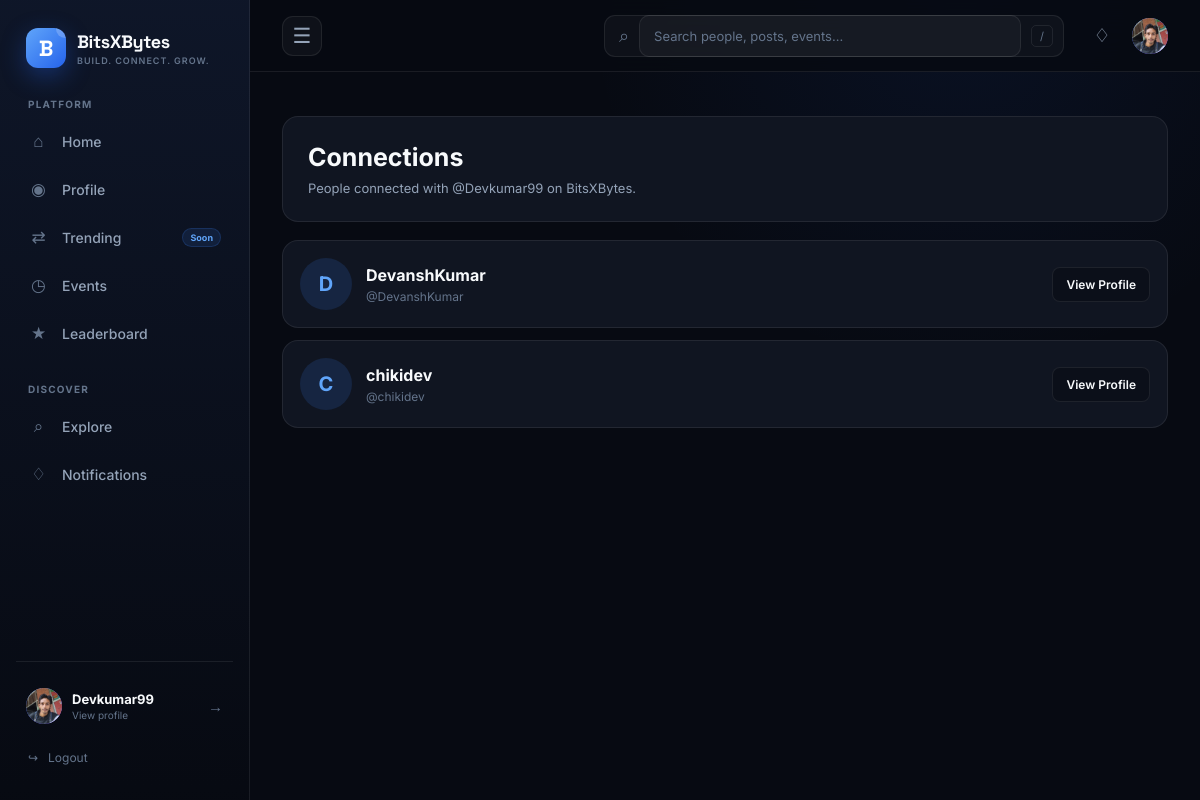
/profile/u/Devkumar99/connections/ (signed in), run on the app's committed database.
### users/models.py (models this page shows, shortened)
class User(AbstractUser):
    email = models.EmailField(unique=True)

### profiles/models.py (models this page shows, shortened)
class Profile(models.Model):
    user = models.OneToOneField(
        settings.AUTH_USER_MODEL,
        on_delete=models.CASCADE,
        related_name='profile'
    )
    avatar = models.ImageField(
        upload_to='avatars/',
        blank=True,
        null=True
    )
    bio = models.TextField(
        max_length=500,
        blank=True
    )
    college = models.CharField(
        max_length=150,
        blank=True
    )
    course = models.CharField(
        max_length=100,
        blank=True
    )
    year = models.PositiveSmallIntegerField(
        blank=True,
        null=True
    )
    skills = models.CharField(
        max_length=500,
        blank=True
    )
    interests = models.CharField(
        max_length=500,
        blank=True
    )
    github = models.URLField(
        blank=True
    )
    linkedin = models.URLField(
        blank=True
    )
    created_at = models.DateTimeField(
        auto_now_add=True
    )
    updated_at = models.DateTimeField(
        auto_now=True
    )

### profiles/views.py (the view)
# urls.py: path("u/<str:username>/connections/", connections_list, name="connections_list"),
def connections_list(request, username):
    profile_user = get_object_or_404(User, username=username)
    connections = User.objects.filter(
        Q(
            handshakes_received__sender=profile_user,
            handshakes_received__status=Handshake.Status.ACCEPTED,
        )
        | Q(
            handshakes_sent__receiver=profile_user,
            handshakes_sent__status=Handshake.Status.ACCEPTED,
        )
    ).exclude(
        id=profile_user.id
    ).distinct().order_by("username")
    return render(
        request,
        "profiles/connections_list.html",
        {
            "profile_user": profile_user,
            "connections": connections,
        },
    )

### templates/profiles/connections_list.html (shortened to what this page needs)
{% extends "base.html" %}
{% block content %}
<div class="people-page">
    <div class="people-header">
        <h1>Connections</h1>
        <p>People connected with @{{ profile_user.username }} on BitsXBytes.</p>
    </div>
    <div class="people-list">
        {% for person in connections %}
            <article class="person-card">
                {% if person.profile.avatar %}
                    <img class="person-avatar" src="{{ person.profile.avatar.url }}" alt="{{ person.username }}">
                {% else %}
                    <div class="person-avatar person-placeholder">
                        {{ person.username|first|upper }}
                    </div>
                {% endif %}
                <div class="person-info">
                    <a class="person-link person-name" href="{% url 'public_profile' person.username %}">
                        {{ person.get_full_name|default:person.username }}
                    </a>
                    <div class="person-username">@{{ person.username }}</div>
                </div>
                <a class="person-action" href="{% url 'public_profile' person.username %}">
                    View Profile
                </a>
            </article>
        {% empty %}
            <div class="people-empty">
                <h3>No connections yet</h3>
                <p>Accepted collaboration requests will appear here.</p>
            </div>
        {% endfor %}
    </div>
</div>
{% endblock %}

### templates/base.html (shortened to what this page needs)
{% load static %}
<!DOCTYPE html>
<html lang="en">
<head>
</head>
<body>
<div class="app-shell">
    <aside class="sidebar" id="bxb-sidebar">
        <a
            href="{% url 'feed' %}"
            class="brand"
        >
            <div class="brand-mark">
                <span>
                    B
                </span>
            </div>
            <div class="brand-text">
                <span class="brand-name">
                    BitsXBytes
                </span>
                <span class="brand-tagline">
                    Build. Connect. Grow.
                </span>
            </div>
        </a>
        <nav class="sidebar-nav">
            <div class="nav-section">
                <span class="nav-section-title">
                    PLATFORM
                </span>
                <a
                    href="{% url 'feed' %}"
                    class="
                        nav-item
                    "
                >
                    <span class="nav-item-icon">
                        ⌂
                    </span>
                    <span class="nav-item-label">
                        Home
                    </span>
                </a>
                {% if user.is_authenticated %}
                <a
                    href="{% url 'my_profile' %}"
                    class="
                        nav-item
                    "
                >
                    <span class="nav-item-icon">
                        ◉
                    </span>
                    <span class="nav-item-label">
                        Profile
                    </span>
                </a>
                {% endif %}
                <a
                    href="#"
                    class="nav-item"
                >
                    <span class="nav-item-icon">
                        ⇄
                    </span>
                    <span class="nav-item-label">
                        Trending
                    </span>
                    <span class="nav-badge">
                        Soon
                    </span>
                </a>
<a
    href="/events/"
    class="
        nav-item
    "
>
    <span class="nav-item-icon">
        ◷
    </span>
    <span class="nav-item-label">
        Events
    </span>
</a>
                <a
                    href="#"
                    class="nav-item"
                >
                    <span class="nav-item-icon">
                        ★
                    </span>
                    <span class="nav-item-label">
                        Leaderboard
                    </span>
                </a>
            </div>
            <div class="nav-section">
                <span class="nav-section-title">
                    DISCOVER
                </span>
                <a
                    href="#"
                    class="nav-item"
                >
                    <span class="nav-item-icon">
                        ⌕
                    </span>
                    <span class="nav-item-label">
                        Explore
                    </span>
                </a>
                {% if user.is_authenticated %}
                <a
                    href="{% url 'notification_list' %}"
                    class="
                        nav-item
                    "
                >
                    <span class="nav-item-icon">
                        ♢
                    </span>
                    <span class="nav-item-label">
                        Notifications
                    </span>
                </a>
                {% endif %}
            </div>
        </nav>
        <div class="sidebar-bottom">
            {% if user.is_authenticated %}
            <a
                href="{% url 'my_profile' %}"
                class="sidebar-user"
            >
                <div class="avatar avatar-small">
                    {% if user.profile.avatar %}
                        <img
                            src="{{ user.profile.avatar.url }}"
                            alt="{{ user.username }}"
                        >
                    {% else %}
                        <span>
                            {{ user.username|first|upper }}
                        </span>
                    {% endif %}
                </div>
                <div class="sidebar-user-info">
                    <strong>
                        {{ user.username }}
                    </strong>
                    <span>
                        View profile
                    </span>
                </div>
                <span class="sidebar-user-arrow">
                    →
                </span>
            </a>
            <a
                href="{% url 'logout' %}"
                class="logout-link"
            >
                <span>
                    ↪
                </span>
                <span class="logout-label">Logout</span>
            </a>
            {% endif %}
        </div>
    </aside>
    <div class="main-area">
        <header class="topbar">
            <div class="topbar-leading">
                <button
                    type="button"
                    class="sidebar-toggle desktop-sidebar-toggle"
                    id="sidebar-toggle"
                    aria-label="Collapse sidebar"
                    aria-controls="bxb-sidebar"
                    aria-expanded="true"
                    title="Collapse sidebar"
                >
                    <span aria-hidden="true">☰</span>
                </button>
            </div>
            <form
                class="topbar-search"
                action="{% url 'search' %}"
                method="get"
                autocomplete="off"
            >
                <span class="search-icon">
                    ⌕
                </span>
                <input
                    type="text"
                    name="q"
                    placeholder="Search people, posts, events..."
                    id="global-search-input"
                    autocomplete="off"
                    aria-label="Search BitsXBytes"
                    aria-expanded="false"
                    aria-controls="search-suggestions"
                >
                <span class="search-shortcut">
                    /
                </span>
            </form>
            <div class="topbar-actions">
                {% if user.is_authenticated %}
                <a
                    href="{% url 'notification_list' %}"
                    class="
                        topbar-icon-button
                        topbar-notification-link
                    "
                    title="Notifications"
                    aria-label="Notifications"
                >
                    ♢
                </a>
                <a
                    href="{% url 'my_profile' %}"
                    class="topbar-profile"
                    title="Profile"
                >
                    <div class="avatar avatar-small">
                        {% if user.profile.avatar %}
                            <img
                                src="{{ user.profile.avatar.url }}"
                                alt="{{ user.username }}"
                            >
                        {% else %}
                            <span>
                                {{ user.username|first|upper }}
                            </span>
                        {% endif %}
                    </div>
                </a>
                {% endif %}
            </div>
        </header>
        <main class="page-content">
            {% block content %}
            {% endblock %}
        </main>
    </div>
</div>
</body>
</html>

### templates/profiles/connections_list.html (style rules this page uses)
.people-page { max-width:900px;margin:0 auto;padding:10px 0 50px;color:var(--text-primary) }
.people-header,.person-card { background:var(--bg-card);border:1px solid var(--border);border-radius:var(--radius-lg) }
.people-header { padding:25px;margin-bottom:18px }
.people-header h1 { font-size:25px;margin:0 0 8px }
.people-header p { color:var(--text-secondary);font-size:13px;margin:0 }
.people-list { display:grid;gap:12px }
.person-card { display:flex;align-items:center;gap:14px;padding:17px }
.person-avatar { width:52px;height:52px;border-radius:50%;object-fit:cover;flex-shrink:0 }
.person-placeholder { display:flex;align-items:center;justify-content:center;background:rgba(59,130,246,.15);color:var(--blue-light);font-size:20px;font-weight:700 }
.person-info { flex:1;min-width:0 }
.person-name { font-weight:700;overflow-wrap:anywhere }
.person-username { color:var(--text-muted);font-size:12px;margin-top:4px }
.person-link { color:var(--text-primary);text-decoration:none }
.person-action { padding:9px 13px;border-radius:8px;background:var(--bg-secondary);border:1px solid var(--border);color:var(--text-primary);text-decoration:none;font-size:12px;font-weight:600;white-space:nowrap }

### data on the page
User: profile.avatar (picture), username "Devkumar99"
User: username|first "D", get_full_name "DevanshKumar", username "DevanshKumar"
User: username|first "C", get_full_name "chikidev", username "chikidev"
